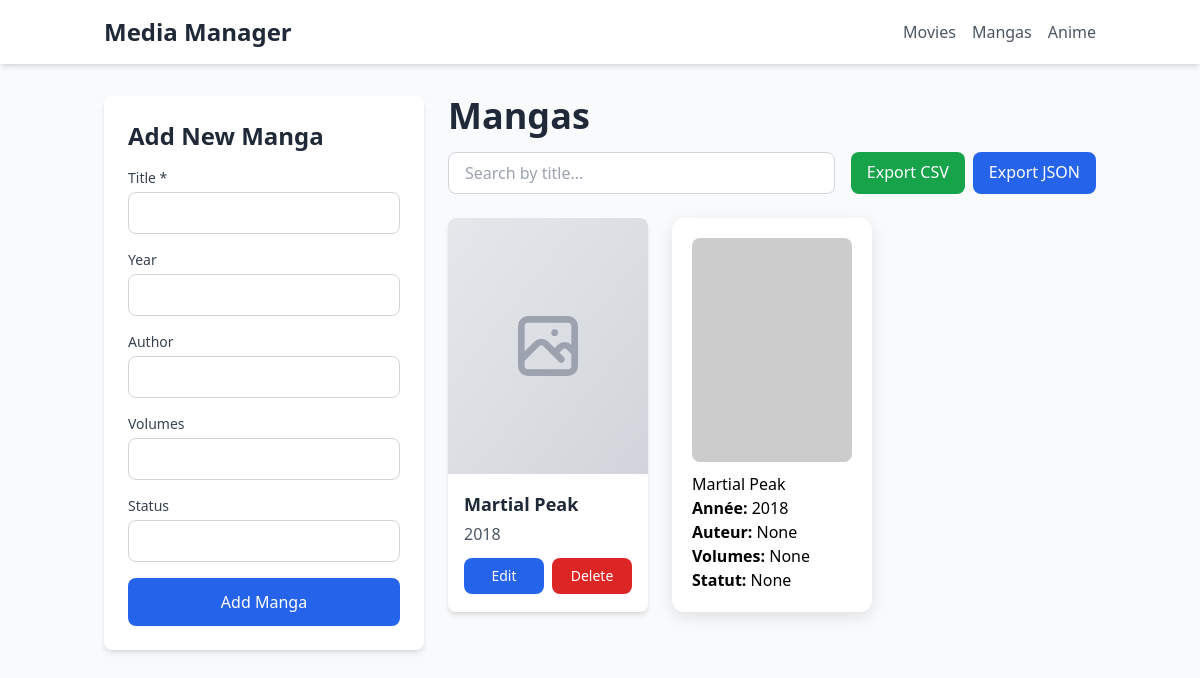
The page /mangas/ on the database as committed earlier.
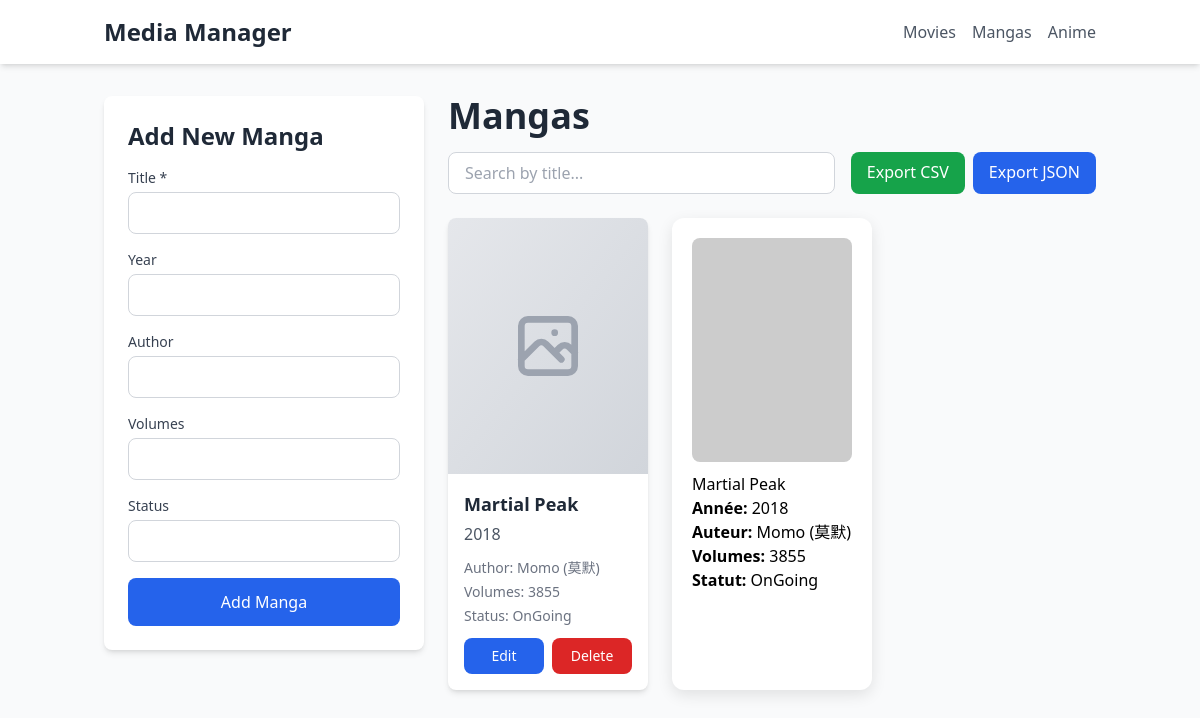
The same page on the database as committed later.
### app/models.py (models this page shows)
class Manga(db.Model):
    __tablename__ = 'mangas'
    id = db.Column(db.Integer, primary_key=True)
    title = db.Column(db.String(200), nullable=False)
    year = db.Column(db.Integer, nullable=True)
    author = db.Column(db.String(100), nullable=True)
    volumes = db.Column(db.Integer, nullable=True)
    status = db.Column(db.String(50), nullable=True)
    def to_dict(self):
        return {
            'id': self.id,
            'title': self.title,
            'year': self.year,
            'author': self.author,
            'volumes': self.volumes,
            'status': self.status
        }

### app/blueprints/mangas.py (the view)
@mangas_bp.route('/')
def list_mangas():
    search = request.args.get('search', '')
    if search:
        items = Manga.query.filter(Manga.title.contains(search)).all()
    else:
        items = Manga.query.all()
    items = [m.to_dict() for m in items]
    return render_template('list.html', items=items, category='mangas', title='Mangas')

### app/templates/list.html (shortened to what the changed rows need)
<!DOCTYPE html>
<html lang="en">
<head>
    <script src="https://cdn.tailwindcss.com"></script>
</head>
<body class="bg-gray-50 min-h-screen">
    <div class="container mx-auto px-4 flex gap-6">
        <aside class="w-80 bg-white rounded-lg shadow-md p-6 h-fit sticky top-4">
            <h2 class="text-2xl font-bold text-gray-800 mb-4">Add New {{ title[:-1] }}</h2>
        </aside>
        <main class="flex-1">
            <div class="mb-6">
                <h1 class="text-4xl font-bold text-gray-800 mb-4">{{ title }}</h1>
            </div>
            {% if items|length == 0 %}
            <div class="text-center py-12 text-gray-500 bg-white rounded-lg shadow-md">
                <svg class="w-16 h-16 mx-auto mb-4 text-gray-400" fill="none" stroke="currentColor" viewBox="0 0 24 24">
                    <path stroke-linecap="round" stroke-linejoin="round" stroke-width="2" d="M20 13V6a2 2 0 00-2-2H6a2 2 0 00-2 2v7m16 0v5a2 2 0 01-2 2H6a2 2 0 01-2-2v-5m16 0h-2.586a1 1 0 00-.707.293l-2.414 2.414a1 1 0 01-.707.293h-3.172a1 1 0 01-.707-.293l-2.414-2.414A1 1 0 006.586 13H4"></path>
                </svg>
                <p class="text-lg">No items found. Add your first {{ title[:-1].lower() }}!</p>
            </div>
            {% else %}
            <div class="grid grid-cols-1 md:grid-cols-2 lg:grid-cols-3 xl:grid-cols-4 gap-6">
                {% for item in items %}
                <div class="bg-white rounded-lg shadow-md overflow-hidden hover:shadow-xl transition-shadow duration-300">
                    <div class="bg-gradient-to-br from-gray-200 to-gray-300 h-64 flex items-center justify-center">
                    </div>
                    <div class="p-4">
                        <h3 class="text-lg font-bold text-gray-800 mb-1 truncate" title="{{ item.title }}">{{ item.title }}</h3>
                        <p class="text-gray-600 mb-3">{{ item.year or 'Year Unknown' }}</p>
                        <div class="text-sm text-gray-500 mb-3 space-y-1">
                            {% if category == 'movies' %}
                                {% if item.genre %}<p><span class="font-medium">Genre:</span> {{ item.genre }}</p>{% endif %}
                                {% if item.director %}<p><span class="font-medium">Director:</span> {{ item.director }}</p>{% endif %}
                                {% if item.rating %}<p><span class="font-medium">Rating:</span> {{ item.rating }}/10</p>{% endif %}
                            {% elif category == 'mangas' %}
                                {% if item.author %}<p><span class="font-medium">Author:</span> {{ item.author }}</p>{% endif %}
                                {% if item.volumes %}<p><span class="font-medium">Volumes:</span> {{ item.volumes }}</p>{% endif %}
                                {% if item.status %}<p><span class="font-medium">Status:</span> {{ item.status }}</p>{% endif %}
                            {% else %}
                                {% if item.studio %}<p><span class="font-medium">Studio:</span> {{ item.studio }}</p>{% endif %}
                                {% if item.episodes %}<p><span class="font-medium">Episodes:</span> {{ item.episodes }}</p>{% endif %}
                                {% if item.status %}<p><span class="font-medium">Status:</span> {{ item.status }}</p>{% endif %}
                            {% endif %}
                        </div>
                        <div class="flex gap-2">
                            <button onclick="openEditModal({{ item.id }})"
                                    class="flex-1 px-4 py-2 bg-blue-600 text-white rounded-lg hover:bg-blue-700 transition-colors text-sm font-medium">
                                Edit
                            </button>
                            <a href="/{{ category }}/delete/{{ item.id }}"
                               onclick="return confirm('Are you sure you want to delete {{ item.title }}?')"
                               class="flex-1 px-4 py-2 bg-red-600 text-white rounded-lg hover:bg-red-700 transition-colors text-sm font-medium text-center">
                                Delete
                            </a>
                        </div>
                    </div>
                </div>
                {% endfor %}
                {% for item in items %}
                    <div class="manga-card" onclick="window.location.href='/mangas/detail/{{ item.id }}'" style="cursor: pointer;">
                        <img src="https://via.placeholder.com/200x280?text={{ item.title }}" alt="{{ item.title }}" style="width: 100%; border-radius: 8px; margin-bottom: 10px;">
                        <h3>{{ item.title }}</h3>
                        <p><strong>Année:</strong> {{ item.year }}</p>
                        <p><strong>Auteur:</strong> {{ item.author }}</p>
                        <p><strong>Volumes:</strong> {{ item.volumes }}</p>
                        <p><strong>Statut:</strong> {{ item.status }}</p>
                    </div>
                {% endfor %}
            </div>
            {% endif %}
        </main>
    </div>
</body>
</html>

Rows that differ between the two databases and show on the page:
changed Manga "Martial Peak": author (not shown) → "Momo (莫默)"; volumes (not shown) → "3855"; status (not shown) → "OnGoing"; author "None" → "Momo (莫默)"; volumes "None" → "3855"; status "None" → "OnGoing"
